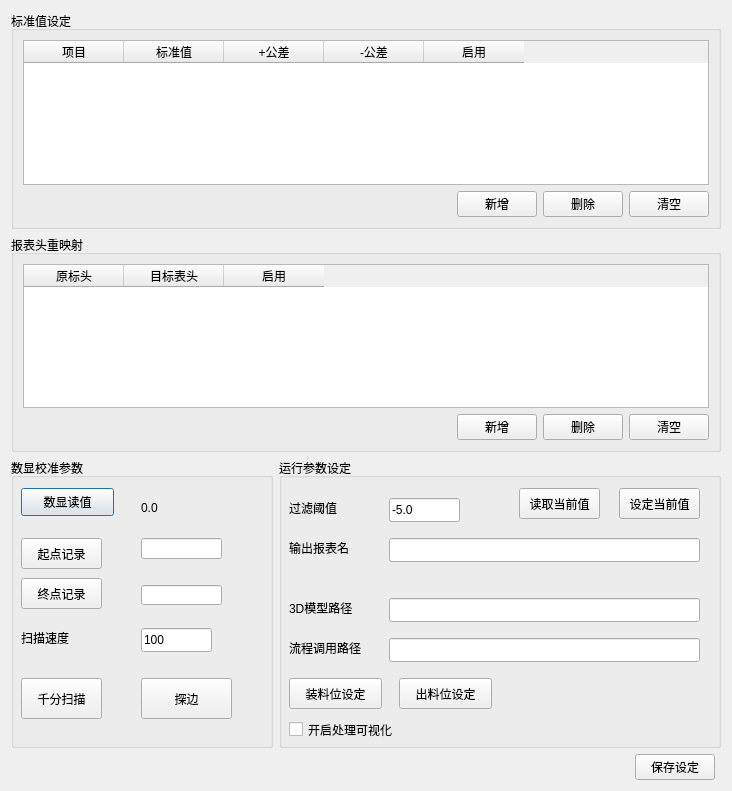
<?xml version="1.0" encoding="UTF-8"?>
<ui version="4.0">
 <class>FixMaintenance</class>
 <widget class="QDialog" name="FixMaintenance">
  <property name="geometry">
   <rect>
    <x>0</x>
    <y>0</y>
    <width>732</width>
    <height>791</height>
   </rect>
  </property>
  <property name="windowTitle">
   <string>维护校准</string>
  </property>
  <layout class="QGridLayout" name="gridLayout" rowstretch="3,3,4,0" columnstretch="3,5,0">
   <item row="2" column="0">
    <widget class="QGroupBox" name="groupBox_2">
     <property name="title">
      <string>数显校准参数</string>
     </property>
     <widget class="QPushButton" name="dsReadVal">
      <property name="geometry">
       <rect>
        <x>10</x>
        <y>30</y>
        <width>93</width>
        <height>28</height>
       </rect>
      </property>
      <property name="text">
       <string>数显读值</string>
      </property>
     </widget>
     <widget class="QLabel" name="dsVal">
      <property name="geometry">
       <rect>
        <x>130</x>
        <y>40</y>
        <width>69</width>
        <height>19</height>
       </rect>
      </property>
      <property name="text">
       <string>0.0</string>
      </property>
     </widget>
     <widget class="QPushButton" name="dgScaner">
      <property name="geometry">
       <rect>
        <x>10</x>
        <y>220</y>
        <width>81</width>
        <height>41</height>
       </rect>
      </property>
      <property name="text">
       <string>千分扫描</string>
      </property>
     </widget>
     <widget class="QLineEdit" name="spVal">
      <property name="geometry">
       <rect>
        <x>130</x>
        <y>80</y>
        <width>81</width>
        <height>21</height>
       </rect>
      </property>
     </widget>
     <widget class="QPushButton" name="epRecord">
      <property name="geometry">
       <rect>
        <x>10</x>
        <y>120</y>
        <width>81</width>
        <height>31</height>
       </rect>
      </property>
      <property name="text">
       <string>终点记录</string>
      </property>
     </widget>
     <widget class="QPushButton" name="spRecord">
      <property name="geometry">
       <rect>
        <x>10</x>
        <y>80</y>
        <width>81</width>
        <height>31</height>
       </rect>
      </property>
      <property name="text">
       <string>起点记录</string>
      </property>
     </widget>
     <widget class="QLineEdit" name="epVal">
      <property name="geometry">
       <rect>
        <x>130</x>
        <y>127</y>
        <width>81</width>
        <height>20</height>
       </rect>
      </property>
     </widget>
     <widget class="QLabel" name="cntLabel_2">
      <property name="geometry">
       <rect>
        <x>10</x>
        <y>170</y>
        <width>61</width>
        <height>20</height>
       </rect>
      </property>
      <property name="text">
       <string>扫描速度</string>
      </property>
     </widget>
     <widget class="QLineEdit" name="scanSpeed">
      <property name="geometry">
       <rect>
        <x>130</x>
        <y>170</y>
        <width>71</width>
        <height>24</height>
       </rect>
      </property>
      <property name="text">
       <string>100</string>
      </property>
     </widget>
     <widget class="QPushButton" name="boundaryDetection">
      <property name="geometry">
       <rect>
        <x>130</x>
        <y>220</y>
        <width>91</width>
        <height>41</height>
       </rect>
      </property>
      <property name="text">
       <string>探边</string>
      </property>
     </widget>
    </widget>
   </item>
   <item row="2" column="1" colspan="2">
    <widget class="QGroupBox" name="groupBox_4">
     <property name="title">
      <string>运行参数设定</string>
     </property>
     <widget class="QLabel" name="cntLabel_3">
      <property name="geometry">
       <rect>
        <x>10</x>
        <y>40</y>
        <width>81</width>
        <height>20</height>
       </rect>
      </property>
      <property name="text">
       <string>过滤阈值</string>
      </property>
     </widget>
     <widget class="QPushButton" name="ReadCurVal">
      <property name="geometry">
       <rect>
        <x>240</x>
        <y>30</y>
        <width>81</width>
        <height>31</height>
       </rect>
      </property>
      <property name="text">
       <string>读取当前值</string>
      </property>
     </widget>
     <widget class="QLineEdit" name="filterThrev">
      <property name="geometry">
       <rect>
        <x>110</x>
        <y>40</y>
        <width>71</width>
        <height>24</height>
       </rect>
      </property>
      <property name="text">
       <string>-5.0</string>
      </property>
     </widget>
     <widget class="QPushButton" name="SetCurVal">
      <property name="geometry">
       <rect>
        <x>340</x>
        <y>30</y>
        <width>81</width>
        <height>31</height>
       </rect>
      </property>
      <property name="text">
       <string>设定当前值</string>
      </property>
     </widget>
     <widget class="QPushButton" name="OutPosSet">
      <property name="geometry">
       <rect>
        <x>120</x>
        <y>220</y>
        <width>93</width>
        <height>31</height>
       </rect>
      </property>
      <property name="text">
       <string>出料位设定</string>
      </property>
     </widget>
     <widget class="QPushButton" name="InPosSet">
      <property name="geometry">
       <rect>
        <x>10</x>
        <y>220</y>
        <width>93</width>
        <height>31</height>
       </rect>
      </property>
      <property name="text">
       <string>装料位设定</string>
      </property>
     </widget>
     <widget class="QCheckBox" name="saveSamp">
      <property name="geometry">
       <rect>
        <x>10</x>
        <y>260</y>
        <width>151</width>
        <height>23</height>
       </rect>
      </property>
      <property name="text">
       <string>开启处理可视化</string>
      </property>
      <property name="checked">
       <bool>false</bool>
      </property>
     </widget>
     <widget class="QLabel" name="label">
      <property name="geometry">
       <rect>
        <x>10</x>
        <y>80</y>
        <width>81</width>
        <height>19</height>
       </rect>
      </property>
      <property name="text">
       <string>输出报表名</string>
      </property>
     </widget>
     <widget class="QLineEdit" name="outRepName">
      <property name="geometry">
       <rect>
        <x>110</x>
        <y>80</y>
        <width>311</width>
        <height>24</height>
       </rect>
      </property>
     </widget>
     <widget class="QLabel" name="label_2">
      <property name="geometry">
       <rect>
        <x>10</x>
        <y>180</y>
        <width>91</width>
        <height>19</height>
       </rect>
      </property>
      <property name="text">
       <string>流程调用路径</string>
      </property>
     </widget>
     <widget class="QLineEdit" name="myFlowPath">
      <property name="geometry">
       <rect>
        <x>110</x>
        <y>180</y>
        <width>311</width>
        <height>24</height>
       </rect>
      </property>
     </widget>
     <widget class="QLabel" name="label_3">
      <property name="geometry">
       <rect>
        <x>10</x>
        <y>140</y>
        <width>91</width>
        <height>19</height>
       </rect>
      </property>
      <property name="text">
       <string>3D模型路径</string>
      </property>
     </widget>
     <widget class="QLineEdit" name="modPath">
      <property name="geometry">
       <rect>
        <x>110</x>
        <y>140</y>
        <width>311</width>
        <height>24</height>
       </rect>
      </property>
     </widget>
    </widget>
   </item>
   <item row="0" column="0" colspan="3">
    <widget class="QGroupBox" name="groupBox">
     <property name="title">
      <string>标准值设定</string>
     </property>
     <layout class="QGridLayout" name="gridLayout_2">
      <item row="0" column="0" colspan="3">
       <widget class="QTableWidget" name="tableWidget">
        <column>
         <property name="text">
          <string>项目</string>
         </property>
        </column>
        <column>
         <property name="text">
          <string>标准值</string>
         </property>
        </column>
        <column>
         <property name="text">
          <string>+公差</string>
         </property>
        </column>
        <column>
         <property name="text">
          <string>-公差</string>
         </property>
        </column>
        <column>
         <property name="text">
          <string>启用</string>
         </property>
        </column>
       </widget>
      </item>
      <item row="1" column="2">
       <layout class="QHBoxLayout" name="horizontalLayout">
        <item>
         <widget class="QPushButton" name="addVal">
          <property name="text">
           <string>新增</string>
          </property>
         </widget>
        </item>
        <item>
         <widget class="QPushButton" name="delVal">
          <property name="text">
           <string>删除</string>
          </property>
         </widget>
        </item>
        <item>
         <widget class="QPushButton" name="fullClr">
          <property name="text">
           <string>清空</string>
          </property>
         </widget>
        </item>
       </layout>
      </item>
     </layout>
    </widget>
   </item>
   <item row="3" column="1">
    <layout class="QHBoxLayout" name="horizontalLayout_2">
     <item>
      <spacer name="horizontalSpacer">
       <property name="orientation">
        <enum>Qt::Horizontal</enum>
       </property>
       <property name="sizeHint" stdset="0">
        <size>
         <width>40</width>
         <height>20</height>
        </size>
       </property>
      </spacer>
     </item>
     <item>
      <widget class="QPushButton" name="allSave">
       <property name="text">
        <string>保存设定</string>
       </property>
      </widget>
     </item>
    </layout>
   </item>
   <item row="1" column="0" colspan="3">
    <widget class="QGroupBox" name="groupBox_3">
     <property name="title">
      <string>报表头重映射</string>
     </property>
     <layout class="QVBoxLayout" name="verticalLayout">
      <item>
       <widget class="QTableWidget" name="thRemap">
        <column>
         <property name="text">
          <string>原标头</string>
         </property>
        </column>
        <column>
         <property name="text">
          <string>目标表头</string>
         </property>
        </column>
        <column>
         <property name="text">
          <string>启用</string>
         </property>
        </column>
       </widget>
      </item>
      <item>
       <layout class="QHBoxLayout" name="horizontalLayout_3">
        <item>
         <spacer name="horizontalSpacer_2">
          <property name="orientation">
           <enum>Qt::Horizontal</enum>
          </property>
          <property name="sizeHint" stdset="0">
           <size>
            <width>40</width>
            <height>20</height>
           </size>
          </property>
         </spacer>
        </item>
        <item>
         <widget class="QPushButton" name="AddNew">
          <property name="text">
           <string>新增</string>
          </property>
         </widget>
        </item>
        <item>
         <widget class="QPushButton" name="DelSel">
          <property name="text">
           <string>删除</string>
          </property>
         </widget>
        </item>
        <item>
         <widget class="QPushButton" name="ClrRemap">
          <property name="text">
           <string>清空</string>
          </property>
         </widget>
        </item>
       </layout>
      </item>
     </layout>
    </widget>
   </item>
  </layout>
 </widget>
 <resources/>
 <connections/>
</ui>
